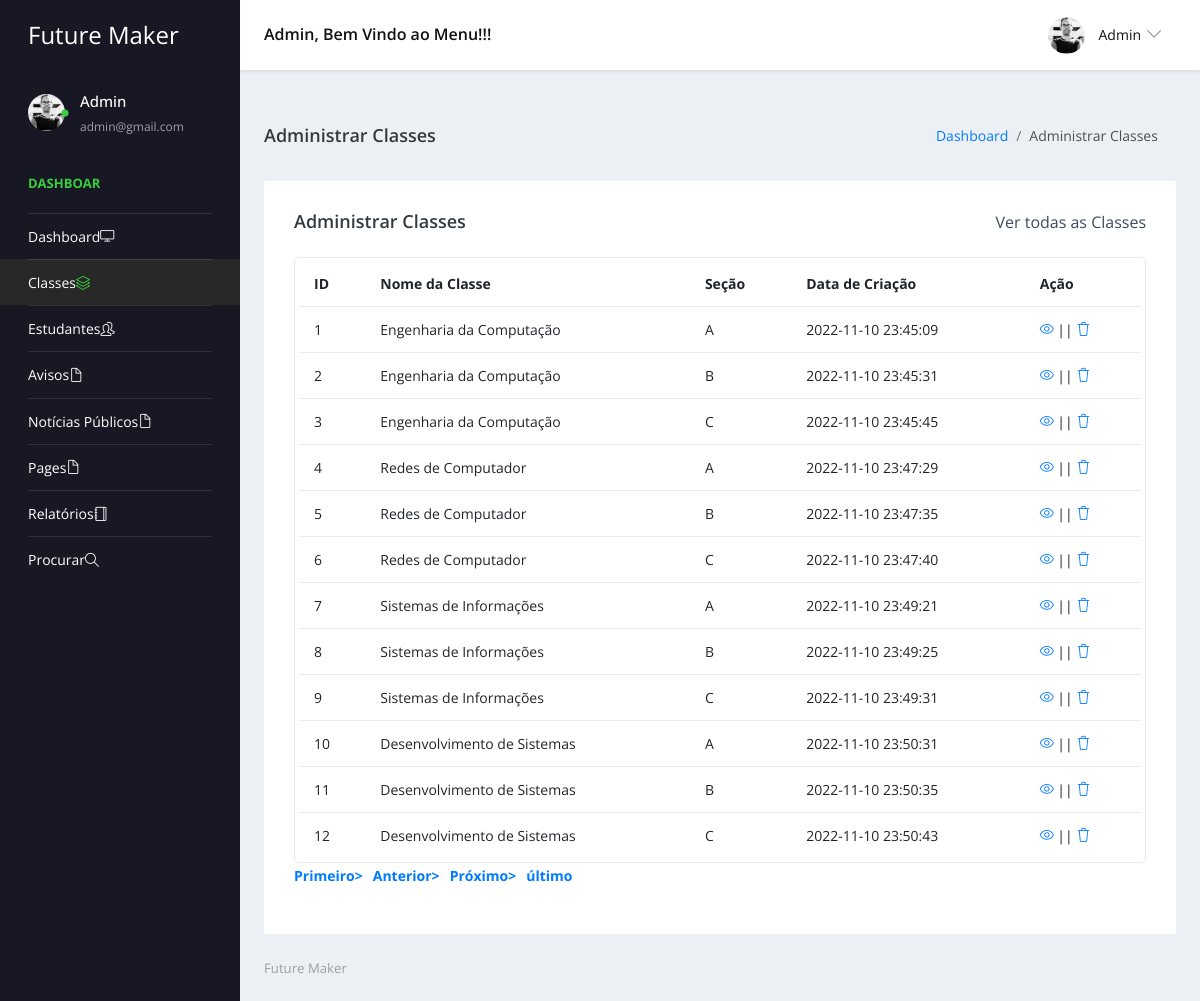
The app's page /admin/manage-class.php (signed in) with its own data.
### tables this page shows
CREATE TABLE `tblclass` (
  `ID` int(5) NOT NULL,
  `ClassName` varchar(50) DEFAULT NULL,
  `Section` varchar(20) DEFAULT NULL,
  `CreationDate` timestamp NULL DEFAULT current_timestamp()
);

### admin/manage-class.php (the view, shortened to what this page needs)
<?php
include('includes/dbconnection.php');
if (strlen($_SESSION['sturecmsaid']==0)) {
  header('location:logout.php');
  } else{
?>
<!DOCTYPE html>
<html lang="en">
  <head>
    <link rel="stylesheet" href="vendors/simple-line-icons/css/simple-line-icons.css">
    <link rel="stylesheet" href="vendors/flag-icon-css/css/flag-icon.min.css">
    <link rel="stylesheet" href="vendors/css/vendor.bundle.base.css">
    <link rel="stylesheet" href="./vendors/daterangepicker/daterangepicker.css">
    <link rel="stylesheet" href="./vendors/chartist/chartist.min.css">
    <link rel="stylesheet" href="./css/style.css">
  </head>
  <body>
    <div class="container-scroller">
     <?php include_once('includes/header.php');?>
      <div class="container-fluid page-body-wrapper">
        <?php include_once('includes/sidebar.php');?>
        <div class="main-panel">
          <div class="content-wrapper">
             <div class="page-header">
              <h3 class="page-title"> Administrar Classes </h3>
              <nav aria-label="breadcrumb">
                <ol class="breadcrumb">
                  <li class="breadcrumb-item"><a href="dashboard.php">Dashboard</a></li>
                  <li class="breadcrumb-item active" aria-current="page"> Administrar Classes</li>
                </ol>
              </nav>
            </div>
            <div class="row">
              <div class="col-md-12 grid-margin stretch-card">
                <div class="card">
                  <div class="card-body">
                    <div class="d-sm-flex align-items-center mb-4">
                      <h4 class="card-title mb-sm-0">Administrar Classes</h4>
                      <a href="#" class="text-dark ml-auto mb-3 mb-sm-0"> Ver todas as Classes</a>
                    </div>
                    <div class="table-responsive border rounded p-1">
                      <table class="table">
                        <thead>
                          <tr>
                            <th class="font-weight-bold">ID</th>
                            <th class="font-weight-bold">Nome da Classe</th>
                            <th class="font-weight-bold">Seção</th>
                            <th class="font-weight-bold">Data de Criação</th>
                            <th class="font-weight-bold">Ação</th>
                          </tr>
                        </thead>
                        <tbody>
                           <?php
                           if (isset($_GET['pageno'])) {
            $pageno = $_GET['pageno'];
        } else {
            $pageno = 1;
        }
        $no_of_records_per_page =15;
        $offset = ($pageno-1) * $no_of_records_per_page;
       $ret = "SELECT ID FROM tblclass";
$query1 = $dbh -> prepare($ret);
$query1->execute();
$total_rows=$query1->rowCount();
$total_pages = ceil($total_rows / $no_of_records_per_page);
$sql="SELECT * from tblclass LIMIT $offset, $no_of_records_per_page";
$query = $dbh -> prepare($sql);
$query->execute();
$results=$query->fetchAll(PDO::FETCH_OBJ);
$cnt=1;
if($query->rowCount() > 0)
{
foreach($results as $row)
{               ?>
                          <tr>
                            <td><?php echo htmlentities($cnt);?></td>
                            <td><?php  echo htmlentities($row->ClassName);?></td>
                            <td><?php  echo htmlentities($row->Section);?></td>
                            <td><?php  echo htmlentities($row->CreationDate);?></td>
                            <td>
                              <div><a href="edit-class-detail.php?editid=<?php echo htmlentities ($row->ID);?>"><i class="icon-eye"></i></a>
                                                || <a href="manage-class.php?delid=<?php echo ($row->ID);?>" onclick="return confirm('Do you really want to Delete ?');"> <i class="icon-trash"></i></a></div>
                            </td>
                          </tr><?php $cnt=$cnt+1;}} ?>
                        </tbody>
                      </table>
                    </div>
                    <div align="left">
    <ul class="pagination" >
        <li><a href="?pageno=1"><strong>Primeiro></strong></a></li>
        <li class="<?php if($pageno <= 1){ echo 'disabled'; } ?>">
            <a href="<?php if($pageno <= 1){ echo '#'; } else { echo "?pageno=".($pageno - 1); } ?>"><strong style="padding-left: 10px">Anterior></strong></a>
        </li>
        <li class="<?php if($pageno >= $total_pages){ echo 'disabled'; } ?>">
            <a href="<?php if($pageno >= $total_pages){ echo '#'; } else { echo "?pageno=".($pageno + 1); } ?>"><strong style="padding-left: 10px">Próximo></strong></a>
        </li>
        <li><a href="?pageno=<?php echo $total_pages; ?>"><strong style="padding-left: 10px">último</strong></a></li>
    </ul>
</div>
                  </div>
                </div>
              </div>
            </div>
          </div>
         <?php include_once('includes/footer.php');?>
        </div>
      </div>
    </div>
  </body>
</html><?php }  ?>

### admin/includes/header.php (shortened to what this page needs)
 <nav class="navbar default-layout-navbar col-lg-12 col-12 p-0 fixed-top d-flex flex-row">
        <div class="navbar-brand-wrapper d-flex align-items-center">
          <a class="navbar-brand brand-logo" href="dashboard.php">
            <strong style="color: white;">Future Maker</strong>
          </a>
        </div><?php
         $aid= $_SESSION['sturecmsaid'];
$sql="SELECT * from tbladmin where ID=:aid";
$query = $dbh -> prepare($sql);
$query->bindParam(':aid',$aid,PDO::PARAM_STR);
$query->execute();
$results=$query->fetchAll(PDO::FETCH_OBJ);
$cnt=1;
if($query->rowCount() > 0)
{
foreach($results as $row)
{               ?>
        <div class="navbar-menu-wrapper d-flex align-items-center flex-grow-1">
          <h5 class="mb-0 font-weight-medium d-none d-lg-flex"><?php  echo htmlentities($row->AdminName);?>, Bem Vindo ao Menu!!!</h5>
          <ul class="navbar-nav navbar-nav-right ml-auto">
            <li class="nav-item dropdown d-none d-xl-inline-flex user-dropdown">
              <a class="nav-link dropdown-toggle" id="UserDropdown" href="#" data-toggle="dropdown" aria-expanded="false">
                <img class="img-xs rounded-circle ml-2" src="images/fabinho.png" alt="Profile image"> <span class="font-weight-normal"> <?php  echo htmlentities($row->AdminName);?> </span></a>
                <?php $cnt=$cnt+1;}} ?>
            </li>
          </ul>
        </div>
      </nav>

### admin/includes/sidebar.php (shortened to what this page needs)
<nav class="sidebar sidebar-offcanvas" id="sidebar">
          <ul class="nav">
            <li class="nav-item nav-profile">
              <a href="#" class="nav-link">
                <div class="profile-image">
                  <img class="img-xs rounded-circle" src="images/fabinho.png" alt="profile image">
                  <div class="dot-indicator bg-success"></div>
                </div>
                <div class="text-wrapper">
                  <?php
         $aid= $_SESSION['sturecmsaid'];
$sql="SELECT * from tbladmin where ID=:aid";
$query = $dbh -> prepare($sql);
$query->bindParam(':aid',$aid,PDO::PARAM_STR);
$query->execute();
$results=$query->fetchAll(PDO::FETCH_OBJ);
$cnt=1;
if($query->rowCount() > 0)
{
foreach($results as $row)
{               ?>
                  <p class="profile-name"><?php  echo htmlentities($row->AdminName);?></p>
                  <p class="designation"><?php  echo htmlentities($row->Email);?></p><?php $cnt=$cnt+1;}} ?>
                </div>
              </a>
            </li>
            <li class="nav-item nav-category">
              <span class="nav-link">Dashboar</span>
            </li>
            <li class="nav-item">
              <a class="nav-link" href="Dashboard.php">
                <span class="Dashboar-title">Dashboard</span>
                <i class="icon-screen-desktop Dashboar-icon"></i>
              </a>
            </li>
            <li class="nav-item">
              <a class="nav-link" data-toggle="collapse" href="#ui-basic" aria-expanded="false" aria-controls="ui-basic">
                <span class="Dashboar-title">Classes</span>
                <i class="icon-layers Dashboar-icon"></i>
              </a>
            </li>
            <li class="nav-item">
              <a class="nav-link" data-toggle="collapse" href="#ui-basic1" aria-expanded="false" aria-controls="ui-basic1">
                <span class="Dashboar-title">Estudantes</span>
                <i class="icon-people Dashboar-icon"></i>
              </a>
            </li>
            <li class="nav-item">
              <a class="nav-link" data-toggle="collapse" href="#auth" aria-expanded="false" aria-controls="auth">
                <span class="Dashboar-title">Avisos</span>
                <i class="icon-doc Dashboar-icon"></i>
              </a>
            </li>
            <li class="nav-item">
              <a class="nav-link" data-toggle="collapse" href="#auth1" aria-expanded="false" aria-controls="auth">
                <span class="Dashboar-title">Notícias Públicos</span>
                <i class="icon-doc Dashboar-icon"></i>
              </a>
              <li class="nav-item">
              <a class="nav-link" data-toggle="collapse" href="#auth2" aria-expanded="false" aria-controls="auth">
                <span class="Dashboar-title">Pages</span>
                <i class="icon-doc Dashboar-icon"></i>
              </a>
            </li>
              <li class="nav-item">
              <a class="nav-link" href="between-dates-reports.php">
                <span class="Dashboar-title">Relatórios</span>
                <i class="icon-notebook Dashboar-icon"></i>
              </a>
            </li>
            <li class="nav-item">
              <a class="nav-link" href="search.php">
                <span class="Dashboar-title">Procurar</span>
                <i class="icon-magnifier Dashboar-icon"></i>
              </a>
            </li>
            </li>
          </ul>
        </nav>

### admin/includes/footer.php
<footer class="footer">
            <div class="d-sm-flex justify-content-center justify-content-sm-between">
              <span class="text-muted d-block text-center text-sm-left d-sm-inline-block" style="color: blue;">Future Maker</span>
            </div>
          </footer>

### records on screen
tblclass: ClassName "Engenharia da Computação", Section "A", CreationDate "2022-11-10 23:45:09"
tblclass: ClassName "Engenharia da Computação", Section "B", CreationDate "2022-11-10 23:45:31"
tblclass: ClassName "Engenharia da Computação", Section "C", CreationDate "2022-11-10 23:45:45"
tblclass: ClassName "Redes de Computador", Section "A", CreationDate "2022-11-10 23:47:29"
tblclass: ClassName "Redes de Computador", Section "B", CreationDate "2022-11-10 23:47:35"
tblclass: ClassName "Redes de Computador", Section "C", CreationDate "2022-11-10 23:47:40"
tblclass: ClassName "Sistemas de Informações", Section "A", CreationDate "2022-11-10 23:49:21"
tblclass: ClassName "Sistemas de Informações", Section "B", CreationDate "2022-11-10 23:49:25"
tblclass: ClassName "Sistemas de Informações", Section "C", CreationDate "2022-11-10 23:49:31"
tblclass: ClassName "Desenvolvimento de Sistemas", Section "A", CreationDate "2022-11-10 23:50:31"
tblclass: ClassName "Desenvolvimento de Sistemas", Section "B", CreationDate "2022-11-10 23:50:35"
tblclass: ClassName "Desenvolvimento de Sistemas", Section "C", CreationDate "2022-11-10 23:50:43"

### other values on screen
$row->AdminName "Admin"
$row->Email "admin@gmail.com"
